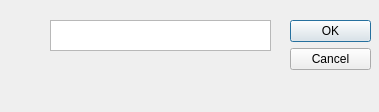
<?xml version="1.0" encoding="UTF-8"?>
<ui version="4.0">
 <class>openfiledialog</class>
 <widget class="QDialog" name="openfiledialog">
  <property name="geometry">
   <rect>
    <x>0</x>
    <y>0</y>
    <width>379</width>
    <height>112</height>
   </rect>
  </property>
  <property name="sizeIncrement">
   <size>
    <width>200</width>
    <height>200</height>
   </size>
  </property>
  <property name="windowTitle">
   <string>Dialog</string>
  </property>
  <widget class="QDialogButtonBox" name="buttonBox">
   <property name="geometry">
    <rect>
     <x>290</x>
     <y>20</y>
     <width>81</width>
     <height>241</height>
    </rect>
   </property>
   <property name="orientation">
    <enum>Qt::Vertical</enum>
   </property>
   <property name="standardButtons">
    <set>QDialogButtonBox::Cancel|QDialogButtonBox::Ok</set>
   </property>
  </widget>
  <widget class="QTextEdit" name="textEdit">
   <property name="geometry">
    <rect>
     <x>50</x>
     <y>20</y>
     <width>221</width>
     <height>31</height>
    </rect>
   </property>
  </widget>
 </widget>
 <resources/>
 <connections>
  <connection>
   <sender>buttonBox</sender>
   <signal>accepted()</signal>
   <receiver>openfiledialog</receiver>
   <slot>accept()</slot>
   <hints>
    <hint type="sourcelabel">
     <x>248</x>
     <y>254</y>
    </hint>
    <hint type="destinationlabel">
     <x>157</x>
     <y>274</y>
    </hint>
   </hints>
  </connection>
  <connection>
   <sender>buttonBox</sender>
   <signal>rejected()</signal>
   <receiver>openfiledialog</receiver>
   <slot>reject()</slot>
   <hints>
    <hint type="sourcelabel">
     <x>316</x>
     <y>260</y>
    </hint>
    <hint type="destinationlabel">
     <x>286</x>
     <y>274</y>
    </hint>
   </hints>
  </connection>
 </connections>
</ui>
